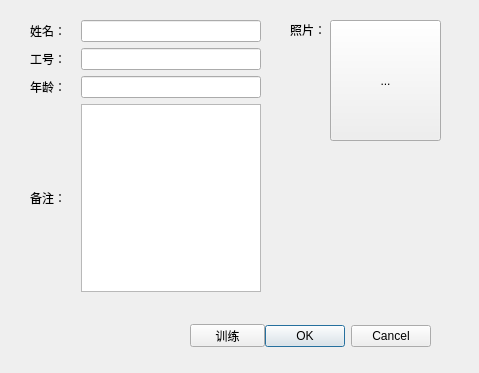
<?xml version="1.0" encoding="UTF-8"?>
<ui version="4.0">
 <class>addPeopleDialog</class>
 <widget class="QDialog" name="addPeopleDialog">
  <property name="geometry">
   <rect>
    <x>0</x>
    <y>0</y>
    <width>479</width>
    <height>373</height>
   </rect>
  </property>
  <property name="windowTitle">
   <string>Dialog</string>
  </property>
  <widget class="QDialogButtonBox" name="buttonBox">
   <property name="geometry">
    <rect>
     <x>-190</x>
     <y>320</y>
     <width>621</width>
     <height>32</height>
    </rect>
   </property>
   <property name="orientation">
    <enum>Qt::Horizontal</enum>
   </property>
   <property name="standardButtons">
    <set>QDialogButtonBox::Cancel|QDialogButtonBox::Ok</set>
   </property>
  </widget>
  <widget class="QPushButton" name="transButton">
   <property name="geometry">
    <rect>
     <x>190</x>
     <y>324</y>
     <width>75</width>
     <height>23</height>
    </rect>
   </property>
   <property name="text">
    <string>训练</string>
   </property>
  </widget>
  <widget class="QLabel" name="label_5">
   <property name="geometry">
    <rect>
     <x>290</x>
     <y>24</y>
     <width>54</width>
     <height>12</height>
    </rect>
   </property>
   <property name="text">
    <string>照片：</string>
   </property>
  </widget>
  <widget class="QToolButton" name="pictureButton">
   <property name="geometry">
    <rect>
     <x>330</x>
     <y>20</y>
     <width>111</width>
     <height>121</height>
    </rect>
   </property>
   <property name="text">
    <string>...</string>
   </property>
   <property name="arrowType">
    <enum>Qt::NoArrow</enum>
   </property>
  </widget>
  <widget class="QWidget" name="layoutWidget">
   <property name="geometry">
    <rect>
     <x>30</x>
     <y>20</y>
     <width>231</width>
     <height>272</height>
    </rect>
   </property>
   <layout class="QGridLayout" name="gridLayout" columnstretch="1,4">
    <item row="0" column="0">
     <widget class="QLabel" name="label">
      <property name="text">
       <string>姓名：</string>
      </property>
     </widget>
    </item>
    <item row="0" column="1">
     <widget class="QLineEdit" name="nameLineEdit"/>
    </item>
    <item row="1" column="0">
     <widget class="QLabel" name="label_2">
      <property name="text">
       <string>工号：</string>
      </property>
     </widget>
    </item>
    <item row="1" column="1">
     <widget class="QLineEdit" name="numLineEdit"/>
    </item>
    <item row="2" column="0">
     <widget class="QLabel" name="label_3">
      <property name="text">
       <string>年龄：</string>
      </property>
     </widget>
    </item>
    <item row="2" column="1">
     <widget class="QLineEdit" name="ageLineEdit"/>
    </item>
    <item row="3" column="0">
     <widget class="QLabel" name="label_4">
      <property name="enabled">
       <bool>true</bool>
      </property>
      <property name="text">
       <string>备注：</string>
      </property>
     </widget>
    </item>
    <item row="3" column="1">
     <widget class="QTextEdit" name="noteTextEdit"/>
    </item>
   </layout>
  </widget>
 </widget>
 <resources/>
 <connections>
  <connection>
   <sender>buttonBox</sender>
   <signal>accepted()</signal>
   <receiver>addPeopleDialog</receiver>
   <slot>accept()</slot>
   <hints>
    <hint type="sourcelabel">
     <x>248</x>
     <y>254</y>
    </hint>
    <hint type="destinationlabel">
     <x>157</x>
     <y>274</y>
    </hint>
   </hints>
  </connection>
  <connection>
   <sender>buttonBox</sender>
   <signal>rejected()</signal>
   <receiver>addPeopleDialog</receiver>
   <slot>reject()</slot>
   <hints>
    <hint type="sourcelabel">
     <x>316</x>
     <y>260</y>
    </hint>
    <hint type="destinationlabel">
     <x>286</x>
     <y>274</y>
    </hint>
   </hints>
  </connection>
 </connections>
</ui>
